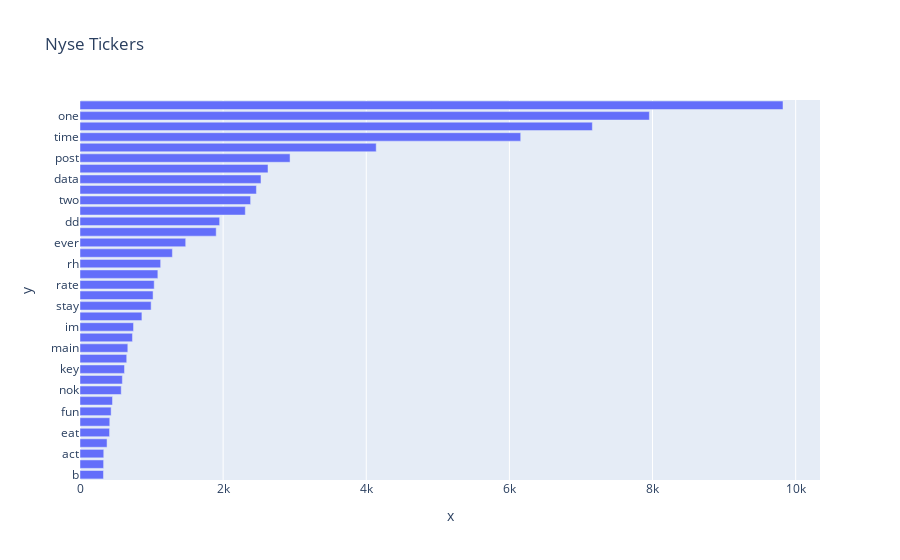

Here is the notebook cell this chart was saved with:
### Code cell
import plotly.express as px

top_words = {}

for (key, value) in counts_body.items():
   # Check if value is greater than 100 and add to new dictionary
    if key in nyse_tickers_list and value > 300: 
        top_words[key] = value
    continue
    
sorted_top_words = dict(sorted(top_words.items(), key=lambda item: item[1], reverse=False))

word = sorted_top_words.keys()
count = sorted_top_words.values()

# fig = px.bar(y=word, x=count, text = count, title='Nyse Tickers')
fig = px.bar(y=list(word), x=list(count), text = list(count), title='Nyse Tickers')
fig.update_traces(texttemplate='%{text:}', textposition='outside')
fig.update_layout(uniformtext_minsize=8, uniformtext_mode='hide')
fig.show()

### Figure 1 — Plotly figure (JSON) as saved in the notebook; plotly's stock layout.template omitted (floating-point values rounded to 4 significant figures)
{"data": [{"alignmentgroup": "True", "hovertemplate": "x=%{x}<br>y=%{y}<br>text=%{text}<extra></extra>", "legendgroup": "", "marker": {"color": "#636efa"}, "name": "", "offsetgroup": "", "orientation": "h", "showlegend": false, "text": [328, 330, 332, 378, 413, 416, 435, 454, 576, 592, 622, 653, 668, 733, 748, 865, 994, 1021, 1037, 1088, 1127, 1291, 1477, 1903, 1951, 2310, 2384, 2465, 2529, 2627, 2935, 4139, 6158, 7159, 7956, 9823], "textposition": "outside", "texttemplate": "%{text:}", "type": "bar", "x": [328, 330, 332, 378, 413, 416, 435, 454, 576, 592, 622, 653, 668, 733, 748, 865, 994, 1021, 1037, 1088, 1127, 1291, 1477, 1903, 1951, 2310, 2384, 2465, 2529, 2627, 2935, 4139, 6158, 7159, 7956, 9823], "xaxis": "x", "y": ["b", "td", "act", "nio", "eat", "gas", "fun", "man", "nok", "x", "key", "ago", "main", "rkt", "im", "ev", "stay", "bit", "rate", "ceo", "rh", "cap", "ever", "pay", "dd", "low", "two", "per", "data", "amc", "post", "big", "time", "see", "one", "gme"], "yaxis": "y"}], "layout": {"autosize": true, "barmode": "relative", "legend": {"tracegroupgap": 0}, "title": {"text": "Nyse Tickers"}, "uniformtext": {"minsize": 8, "mode": "hide"}, "xaxis": {"anchor": "y", "autorange": true, "domain": [0, 1], "range": [0, 10340], "title": {"text": "x"}, "type": "linear"}, "yaxis": {"anchor": "x", "autorange": true, "domain": [0, 1], "range": [-0.5, 35.5], "title": {"text": "y"}, "type": "category"}}}
